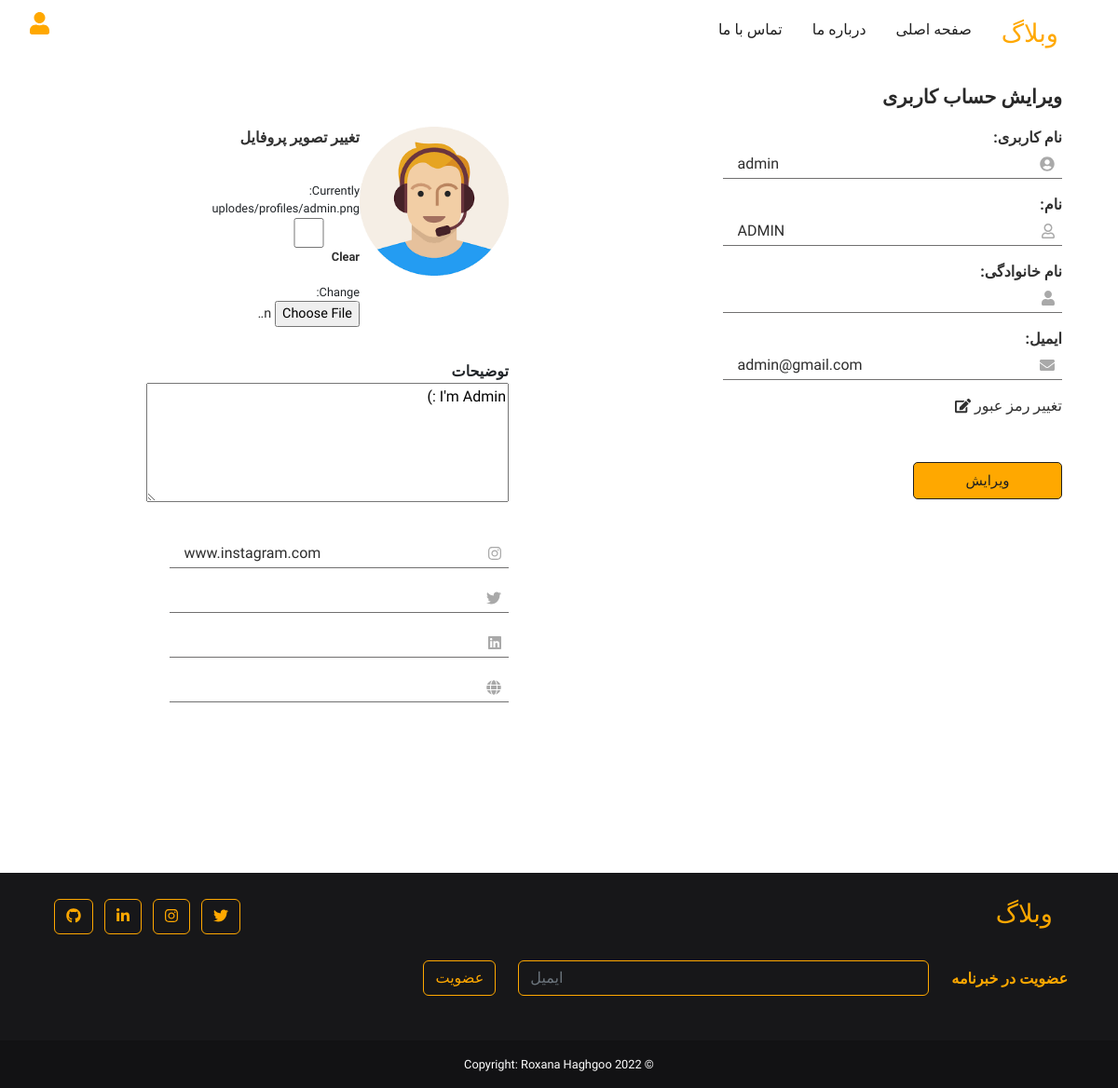
Page /profile-edit/ (signed in) on the earlier database version.
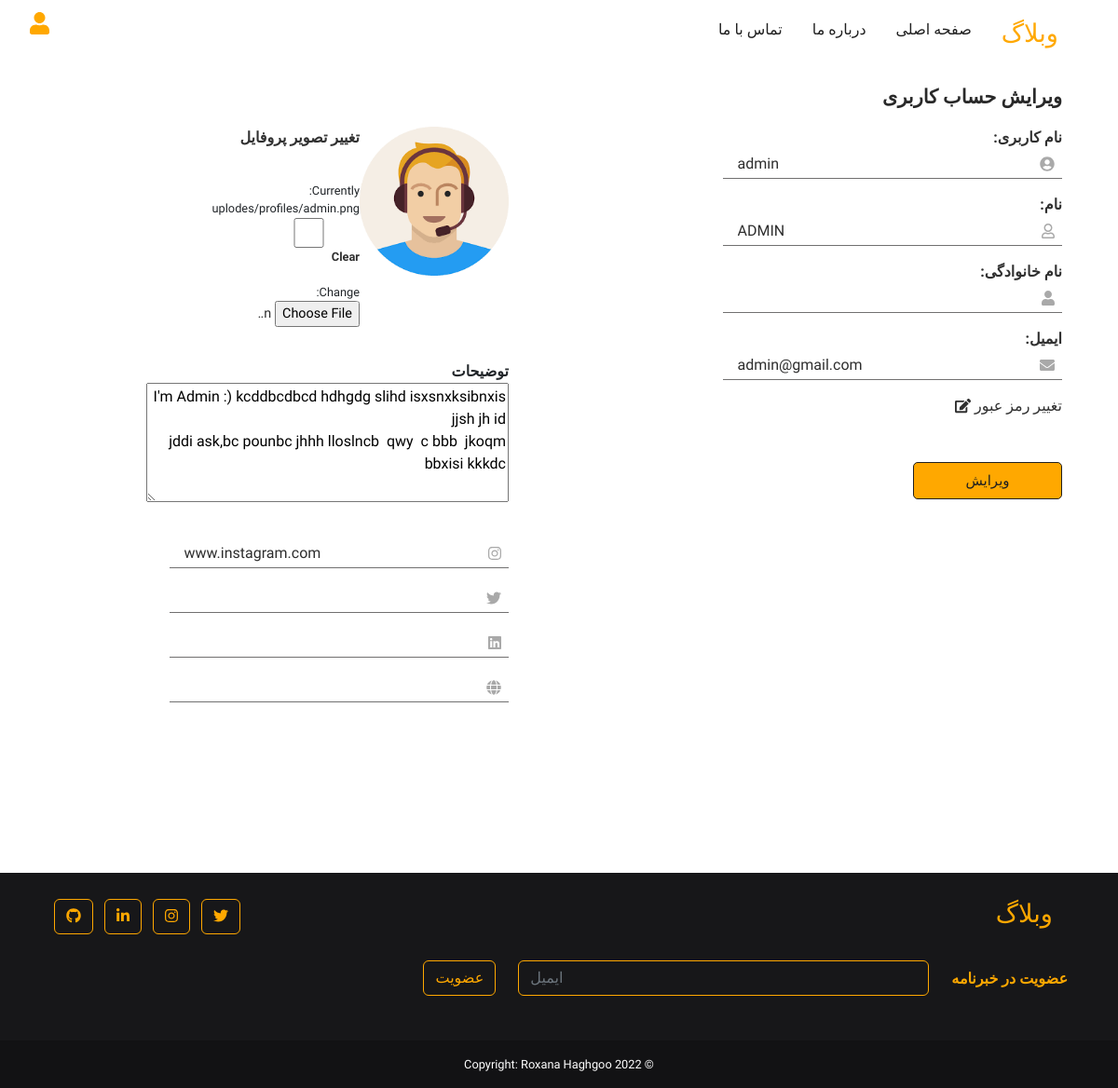
Same page on the later database version.
### Blog/models.py (models this page shows, shortened)
class Profile(models.Model):
    user = OneToOneField(User, on_delete = models.CASCADE, null=True)
    bio = models.TextField(blank=True)
    profile_pic = models.ImageField(blank=True, upload_to ='uplodes/profiles', default='uplodes/profiles/default-profile-pic.jpg' )
    instagram_url = models.CharField(max_length=350, blank=True, null=True)
    twitter_url = models.CharField(max_length=350, blank=True, null=True)
    linkedin_url = models.CharField(max_length=350, blank=True, null=True)
    website_url = models.CharField(max_length=350, blank=True, null=True)

### Users/views.py (the view, shortened to what this page needs)
# urls.py: path('profile-edit/', Users_view.profile_edit, name = 'profile_edit'),
@login_required(login_url = 'login')
def profile_edit(request):
    user = request.user
    profile = request.user.profile
    user_form = EditUserForm(instance=user)
    profile_form = ProfileForm(instance=profile)
    return render(request, 'users/edit_profile.html',{'user_form': user_form, 'profile_form': profile_form})

### Users/forms.py
class EditUserForm(UserChangeForm):
    class Meta:
        model = User
        fields = ['first_name','last_name','username','email']

### Blog/forms.py
class ProfileForm(forms.ModelForm):
    class Meta:
        model = Profile
        fields = ['bio', 'profile_pic', 'instagram_url', 'twitter_url', 'linkedin_url', 'website_url']

### Users/templates/Users/edit_profile.html (shortened to what this page needs)
{% extends "Blog/index.html" %}
{% load static %}
{% block style %}<link rel="stylesheet" href="{% static 'Blog/css/user_forms.css' %}">{% endblock %}
{% block contact %}
<div class="contant">
<p class="title">ویرایش حساب کاربری</p>
<div class="edit-container">
<div class="left">
<form class="edit-form" method="POST" enctype="multipart/form-data">
<div class="imgs">
  {% if user.profile.profile_pic  %}
  <img class="profile-img" src="{{user.profile.profile_pic.url}}" alt="">
  {% else %}
  <img class="profile-img" src="/media/uplodes/profiles/default-profile-pic.jpg" alt="">
  {% endif %}
  <div class="edit-img">
    <p class="pro-pic-text">تغییر تصویر پروفایل </p> <br>
    {{profile_form.profile_pic}}
  </div>
</div>
  <div class="bio-area">توضیحات <br> {{profile_form.bio}}</div>
  <div class="socials-edit">
    <div class="input-icons">
      <i class="fab fa-instagram icon"></i>
      {{profile_form.instagram_url}}
    </div>
    <div class="input-icons">
      <i class="fab fa-twitter icon"></i>
      {{profile_form.twitter_url}}
    </div>
    <div class="input-icons">
      <i class="fab fa-linkedin icon"></i>
      {{profile_form.linkedin_url}}
    </div>
    <div class="input-icons">
      <i class="fas fa-globe icon"></i>
      {{profile_form.website_url}}
    </div>
  </div>
</div>
<div class="right">
  <label>نام کاربری:</label>
  <div class="input-icons">
    <i class="fas fa-user-circle icon"></i>
    {{user_form.username}}
  </div>
  <label>نام:</label>
  <div class="input-icons">
      <i class="far fa-user icon"></i>
    {{user_form.first_name}}
  </div>
  <label>نام خانوادگی:</label>
  <div class="input-icons">
      <i class="fa fa-user icon">
      </i>
    {{user_form.last_name}}
  </div>
  <label>ایمیل:</label>
  <div class="input-icons">
      <i class="fa fa-envelope icon">
      </i>
    {{user_form.email}}
  </div>
  <div class="edit-btns">
    <a class="pass-change-btn" href="{% url 'change_password' %} "> تغییر رمز عبور <i class="fas fa-edit"></i></a>
  <button class="submit-btn profile-edit-btn" type="submit">ویرایش</button>
</div>
</div>
</div>
</div>
{% endblock %}

Differences in the rows shown:
changed Profile "www.instagram.com": bio "I'm Admin :)" → "I'm Admin :) kcddbcdbcd hdhgdg slihd isxsnxksibnxis jjsh jh id jddi ask,bc pounbc jhhh lloslncb qwy c bbb jkoqm bbxisi kkkdc"
